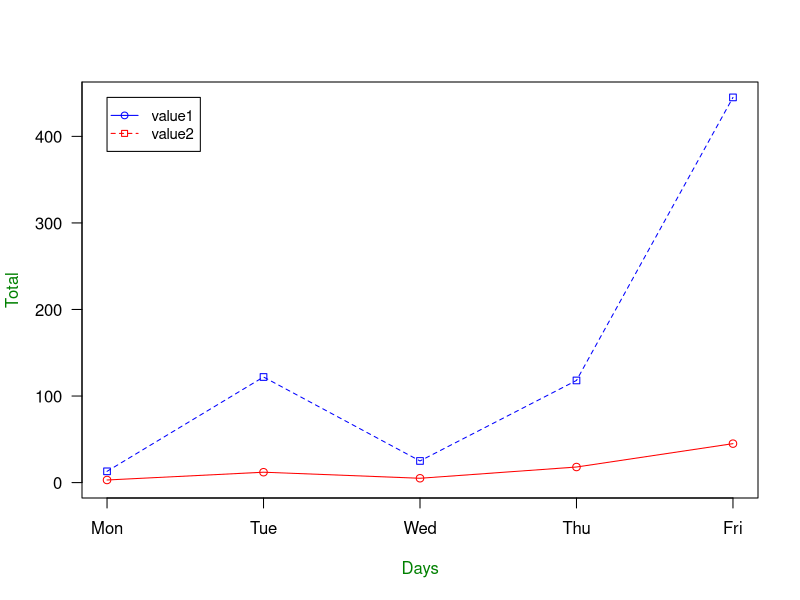

R code for this plot:
# read 
df <- read.csv("managers.csv", na = "", stringsAsFactors = FALSE)
dim(df)
names(df)
# Create data
data <- data.frame(
  name=c("A","B","C","D","E") ,  
  value1=c(3,12,5,18,45),
  value2=c(13,122,25,118,445),
  status=c("on","off","on","on","on")
)
data
old_par <- par(no.readonly = TRUE)
# Calculate range from 0 to max value of cars and trucks
g_range <- range(0, data$value1, data$value2)
png(filename="tmp1.png", 
    height=600, width=600, 
    bg="white")
plot(data$value1, main = "title",
     type = "o", col = "red", 
     font.main = 2, ylim =g_range,
     axes = FALSE, ann = FALSE)

lines(data$value2, type = "o", pch = 22, lty = 2, col = "blue")
# 横纵轴显示及步长设置
axis(1, at=1*1:5, lab=c("Mon","Tue","Wed","Thu","Fri"))
axis(2, las=1, at=100*0:g_range[2])

# box
box()
# Label the x and y axes with dark green text
title(xlab="Days", col.lab=rgb(0,0.5,0))
title(ylab="Total", col.lab=rgb(0,0.5,0))

legend(1, g_range[2], c("value1","value2"), cex=0.9, 
       col=c("blue","red"), pch=21:22, lty=1:2)
dev.off()

# observations = rows
df[df$Country=='US', ]
with(df, data.frame(Country, Gender))
df

# Start PNG device driver to save output to figure.png

